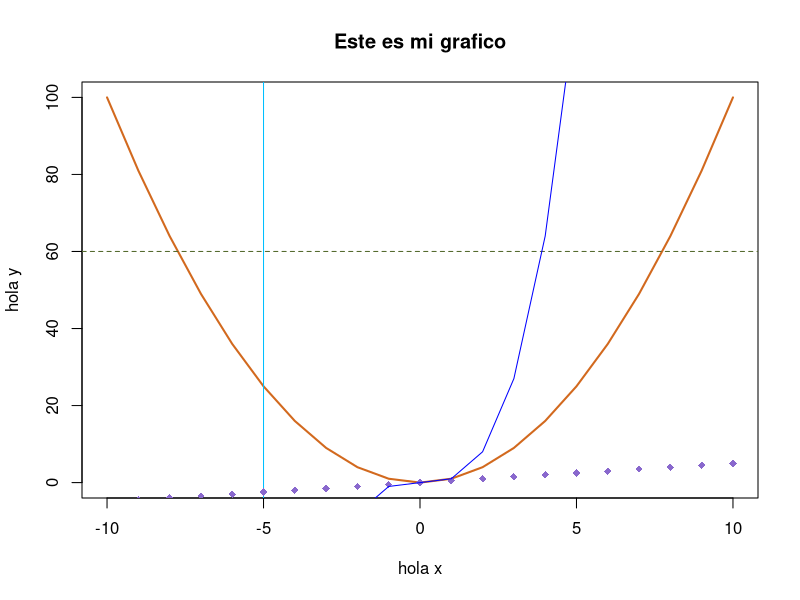

R code for this plot:
# Superponer graficos

x<-seq(-10,10,by=1)
y<-x^2  # y<-f(x) 

# No se puede poner 2 veces la funcion plot
plot(x,y,type = "l", col="chocolate", lwd=2,
     xlab = "hola x", ylab = "hola y", main = "Este es mi grafico")

# teniendo el grafico base
abline(v=-5, col='deepskyblue') # recta vertical (v)
abline(h=60, col='darkolivegreen', lty=2) # recta horizontal (h)

# Tambien puedo graficar una recta indicando la ordenada al origen junto 
# con su pendiente

# graficar puntos
points(x,x/2,col="mediumpurple3",pch=18)

# graficar lineas
lines(x,x^3, col="blue")

help(lines)

